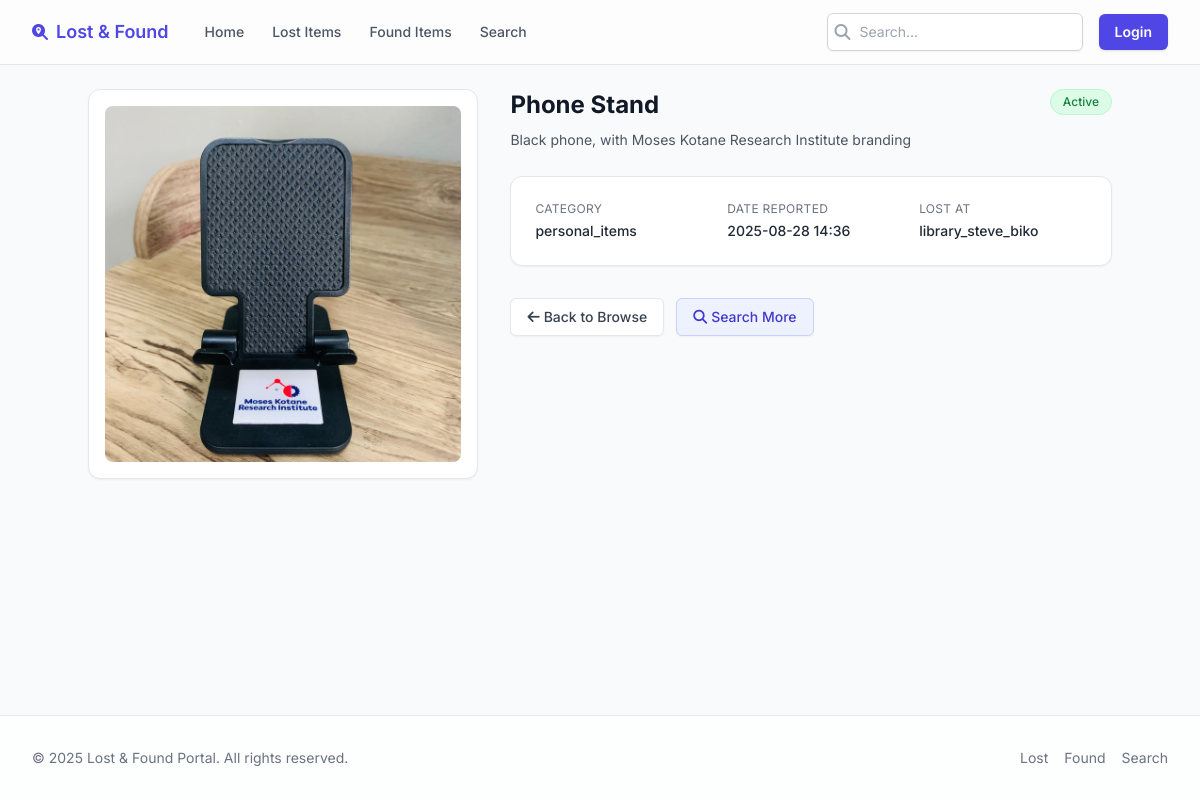
/item/lost/2, run on the app's committed database.
### models.py (models this page shows)
class LostItemModel(db.Model):
    __tablename__ = 'lost items'
    id = db.Column(db.Integer, primary_key=True)
    item_name = db.Column(db.String(100), nullable=False)
    category = db.Column(db.String(50), nullable=False)
    description = db.Column(db.Text, nullable=False)
    location = db.Column(db.String(100), nullable=False)
    full_names = db.Column(db.String(100), nullable=False)
    student_number = db.Column(db.String(50), nullable=False)
    student_email = db.Column(db.String(100), nullable=False)
    photo_filename = db.Column(db.String(100), nullable=True)
    status = db.Column(db.String(20), default='active')  # 'active', 'claimed', 'expired'
    is_verified = db.Column(db.Boolean, default=False)
    created_at = db.Column(db.DateTime, default=datetime.utcnow)
    updated_at = db.Column(db.DateTime, default=datetime.utcnow, onupdate=datetime.utcnow)
    expires_at = db.Column(db.DateTime, nullable=True)

### app.py (the view)
@app.route('/item/lost/<int:item_id>')
def lost_item_detail(item_id):
    item = LostItemModel.query.get_or_404(item_id)
    return render_template('item_detail.html',
                         title=f'Lost Item: {item.item_name}',
                         item=item,
                         item_type='lost')

### templates/item_detail.html (shortened to what this page needs)
{% extends "base.html" %}
{% block content %}
<div class="max-w-5xl mx-auto">
  <div class="grid md:grid-cols-5 gap-8">
    <div class="md:col-span-2">
        <div class="rounded-xl border border-gray-200 bg-white p-4 shadow-sm">
            {% if item.photo_filename %}
                <div class="aspect-square w-full overflow-hidden rounded-lg bg-gray-100 flex items-center justify-center">
                    <img src="{{ url_for('uploaded_file', filename=item.photo_filename) }}" alt="{{ item.item_name }}" class="h-full w-full object-cover" />
                </div>
            {% else %}
                <div class="aspect-square w-full overflow-hidden rounded-lg bg-gray-100 flex flex-col items-center justify-center text-gray-400">
                    <i class="fas fa-image text-5xl mb-4"></i>
                    <p class="text-sm">No Photo Available</p>
                </div>
            {% endif %}
        </div>
    </div>
    <div class="md:col-span-3 space-y-6">
        <div class="flex items-start justify-between gap-4">
            <div>
                <h1 class="text-2xl font-bold text-gray-900 mb-2">{{ item.item_name }}</h1>
                <p class="text-sm text-gray-600 leading-relaxed">{{ item.description }}</p>
            </div>
            {% set status_color = 'bg-green-100 text-green-700 border-green-200' if item.status=='active' else 'bg-amber-100 text-amber-700 border-amber-200' %}
            <span class="inline-flex items-center rounded-full border px-3 py-1 text-xs font-medium {{ status_color }} capitalize">{{ item.status }}</span>
        </div>
        <div class="rounded-xl border border-gray-200 bg-white divide-y divide-gray-200 shadow-sm">
            <div class="grid grid-cols-3 gap-x-6 gap-y-4 p-6 text-sm">
                <div class="space-y-1 col-span-3 sm:col-span-1">
                    <p class="text-xs uppercase tracking-wide text-gray-500">Category</p>
                    <p class="font-medium text-gray-800">{{ item.category }}</p>
                </div>
                <div class="space-y-1 col-span-3 sm:col-span-1">
                    <p class="text-xs uppercase tracking-wide text-gray-500">Date Reported</p>
                    <p class="font-medium text-gray-800">{{ item.created_at.strftime('%Y-%m-%d %H:%M') }}</p>
                </div>
                {% if item_type == 'lost' %}
                <div class="space-y-1 col-span-3 sm:col-span-1">
                    <p class="text-xs uppercase tracking-wide text-gray-500">Lost At</p>
                    <p class="font-medium text-gray-800">{{ item.location }}</p>
                </div>
                {% endif %}
            </div>
        </div>
        <div class="flex flex-wrap gap-3 pt-2">
            <a href="{{ url_for('browse_lost_items' if item_type == 'lost' else 'browse_found_items') }}" class="inline-flex items-center gap-1 rounded-md border border-gray-200 bg-white px-4 py-2 text-sm font-medium text-gray-700 shadow-sm hover:bg-gray-50"><i class="fas fa-arrow-left"></i><span>Back to Browse</span></a>
            <a href="{{ url_for('search_items') }}" class="inline-flex items-center gap-1 rounded-md border border-primary-200 bg-primary-50 px-4 py-2 text-sm font-medium text-primary-700 shadow-sm hover:bg-primary-100"><i class="fas fa-search"></i><span>Search More</span></a>
        </div>
    </div>
  </div>
</div>
{% endblock %}

### templates/base.html (style rules this page uses)
body { font-family: 'Inter', ui-sans-serif, system-ui; }

### data on the page
LostItemModel: photo_filename (picture), item_name "Phone Stand", description "Black phone, with Moses Kotane Research Institute branding", status "Active", category "personal_items", created_at "2025-08-28 14:36", location "library_steve_biko"

### other printed values
{{ current_year if current_year else '2025' }} "2025"
